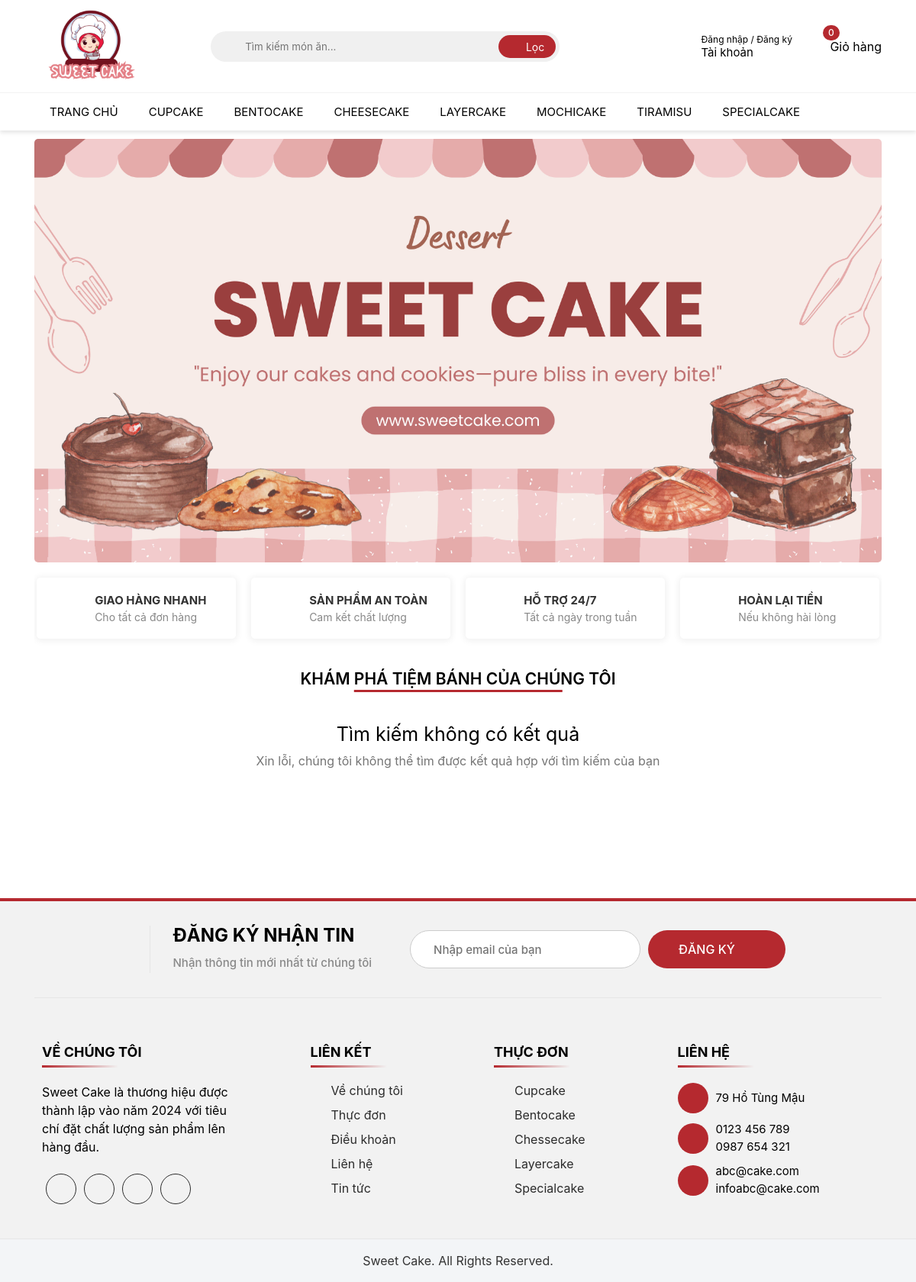
The page / on the database its author committed.
### tables this page shows
CREATE TABLE `category` (
  `CateID` int(11) NOT NULL,
  `CateName` varchar(50) NOT NULL
);

### index.php (the view, shortened to what the rows shown need)
<!DOCTYPE html>
<html lang="en">
<head>
    <link rel="stylesheet" href="./assets/css/main.css">
    <link rel="stylesheet" href="./assets/css/home-responsive.css">
    <link rel="stylesheet" href="./assets/css/toast-message.css">
    <link rel="stylesheet" href="./assets/font/font-awesome-pro-v6-6.2.0/css/all.min.css"/>
</head>
<body>
    <?php
    include './connect_db.php';
    $categoryQuery = "SELECT CateID, CateName FROM category";
    $categoryResult = mysqli_query($con, $categoryQuery);
    ?>
    <nav class="header-bottom">
        <div class="container">
            <ul class="menu-list">
                <?php
                if ($categoryResult && mysqli_num_rows($categoryResult) > 0) {
                    while ($row = mysqli_fetch_assoc($categoryResult)) {
                        $cateID = htmlspecialchars($row['CateID']);
                        $cateName = htmlspecialchars($row['CateName']);
                        echo "<li class='menu-list-item'><a href='?category=$cateID' class='menu-link'>$cateName</a></li>";
                    }
                }
                ?>
            </ul>
        </div>
    </nav>
    <main class="main-wrapper">
        <div class="container" id="trangchu">
            <div class="home-title-block" id="home-title">
                <h2 class="home-title">Khám phá tiệm bánh của chúng tôi</h2>
            </div>
    </main>
        <footer class="footer">
            <div class="container">
                <div class="footer-top">
                    <div class="footer-top-content">
                        <div class="footer-top-subbox">
                            <div class="footer-top-subs">
                                <h2 class="footer-top-subs-title">Đăng ký nhận tin</h2>
                            </div>
                        </div>
                    </div>
                </div>
            </div>
        </footer>
</body>
</html>

### rows shown on the page
category: CateName "CUPCAKE"
category: CateName "BENTOCAKE"
category: CateName "CHEESECAKE"
category: CateName "LAYERCAKE"
category: CateName "MOCHICAKE"
category: CateName "TIRAMISU"
category: CateName "SPECIALCAKE"
